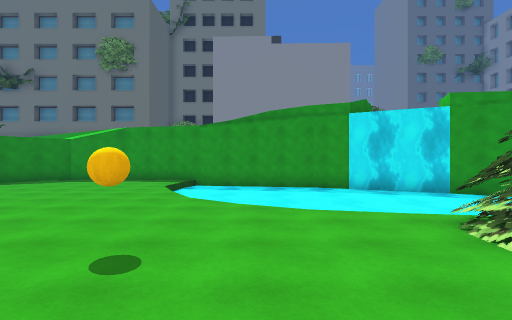
[1] (above)

14 first-person views from a walk through a scene from a Unity 3-D project. The camera is 1.5 m above the floor, looks level and sees 80° across. The floor is counted in squares, 2 m on a side. Each view is taken from the middle of a square. On the plan, view 1 faces up. The plan holds only what a view shows up to about 10 squares ahead; the rest is blank. The place goes on beyond the plan. The player is left out. Some surface patterns are stand-ins.

[2]
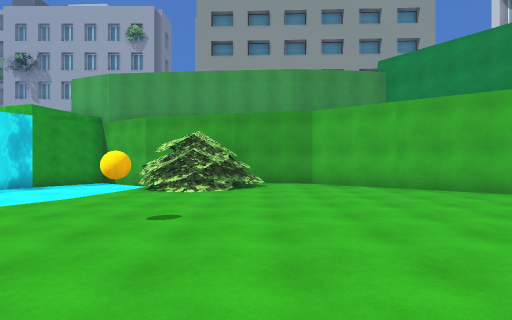

[3]
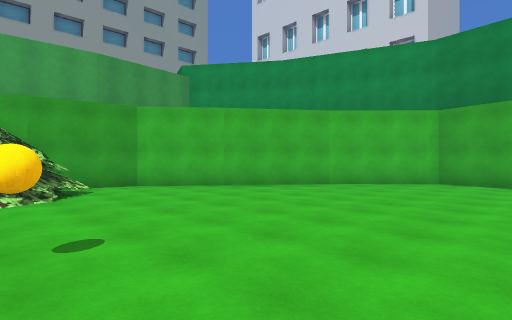

[4]
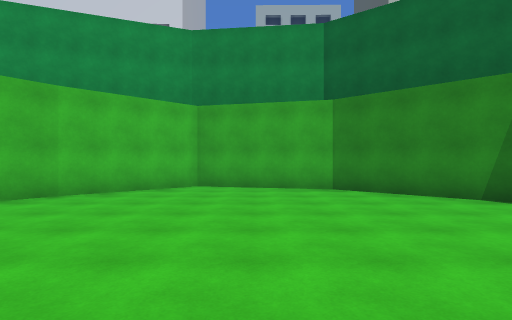

[5]
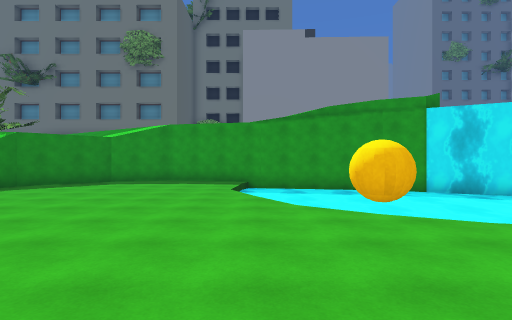

[6]
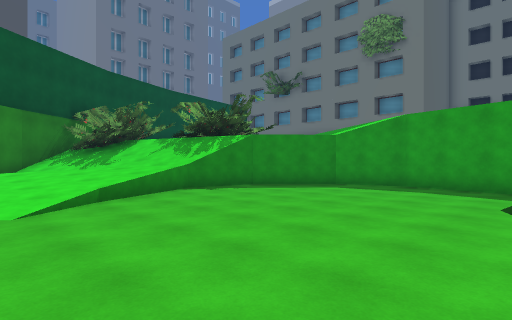

[7]
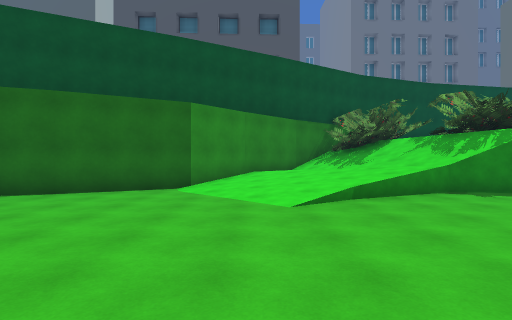

[8]
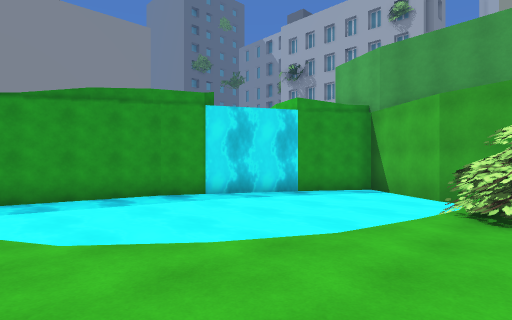

[9]
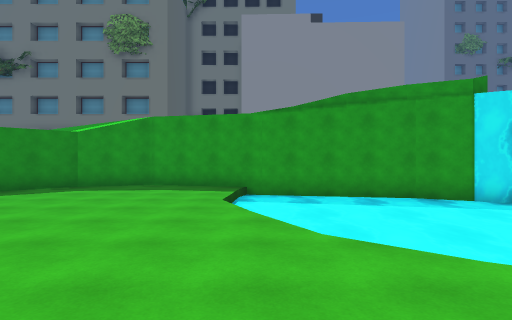

[10]
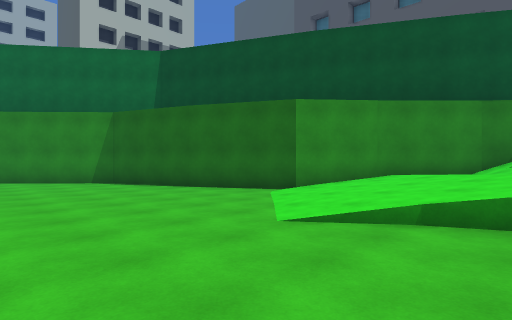

[11]
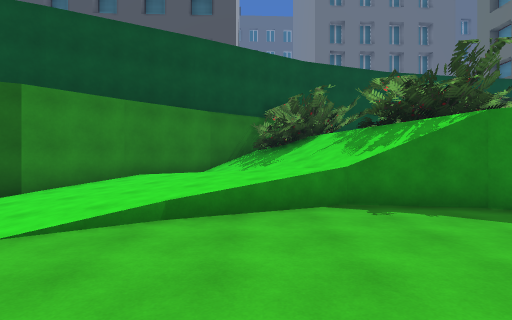

[12]
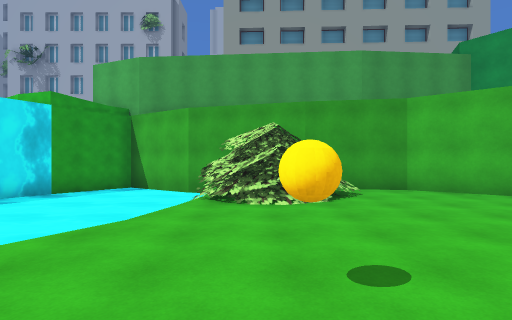

[13]
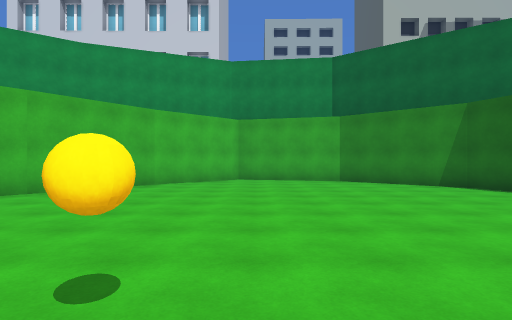

[14]
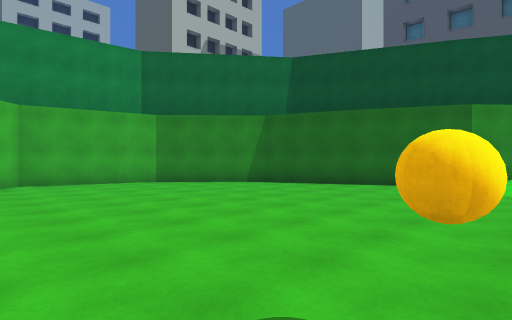

### Floor plan
Key: @ floor where view 1 was taken; # wall or solid block; . main floor; : floor 0.75 m higher than the main floor; + floor 1 m higher than the main floor; / step, stairs or slope; = window, fence, low wall or low ledge; ≈ water the walk keeps out of; v drop or lower ground; B ball.
Columns run from 14 left of view 1 to 7 right of it. Each row starts with its distance up from view 1.
 12       ########
 11      ##.....≈#####
 10   ####......≈≈≈≈≈###
  9  # #=#......≈≈≈≈≈≈≈###
  8 ###=/#......≈≈≈≈≈≈≈≈≈#
  7  #=//=.......≈≈≈≈≈≈≈≈≈
  6 #=////.......≈≈≈≈≈≈≈≈#
  5 #/+////.......≈≈≈≈≈≈##
  4 ##://///......../vvv#
  3  ##////......B..=//##
  2   ##//..........v//#
  1    ##............//#
  0     #.........@....#
 -1     ##.............#
 -2      #............##
 -3      ##..........##
 -4       #.........##
 -5       ##........#
 -6        ##......##
 -7         ####..##
 -8            ####

Positions as (right, up) in squares from view 1, and headings:
1: (0, 0), facing up
2: (-5, 1), facing right
3: (-4, 3), facing down-right
4: (-3, 1), facing down
5: (-2, 1), facing up
6: (-2, 3), facing up-left
7: (-2, 3), facing left
8: (-2, 3), facing up-right
9: (-2, 3), facing up
10: (-4, 6), facing down-left
11: (-4, 6), facing left
12: (-3, 3), facing right
13: (-2, 4), facing down
14: (0, 3), facing down-left
